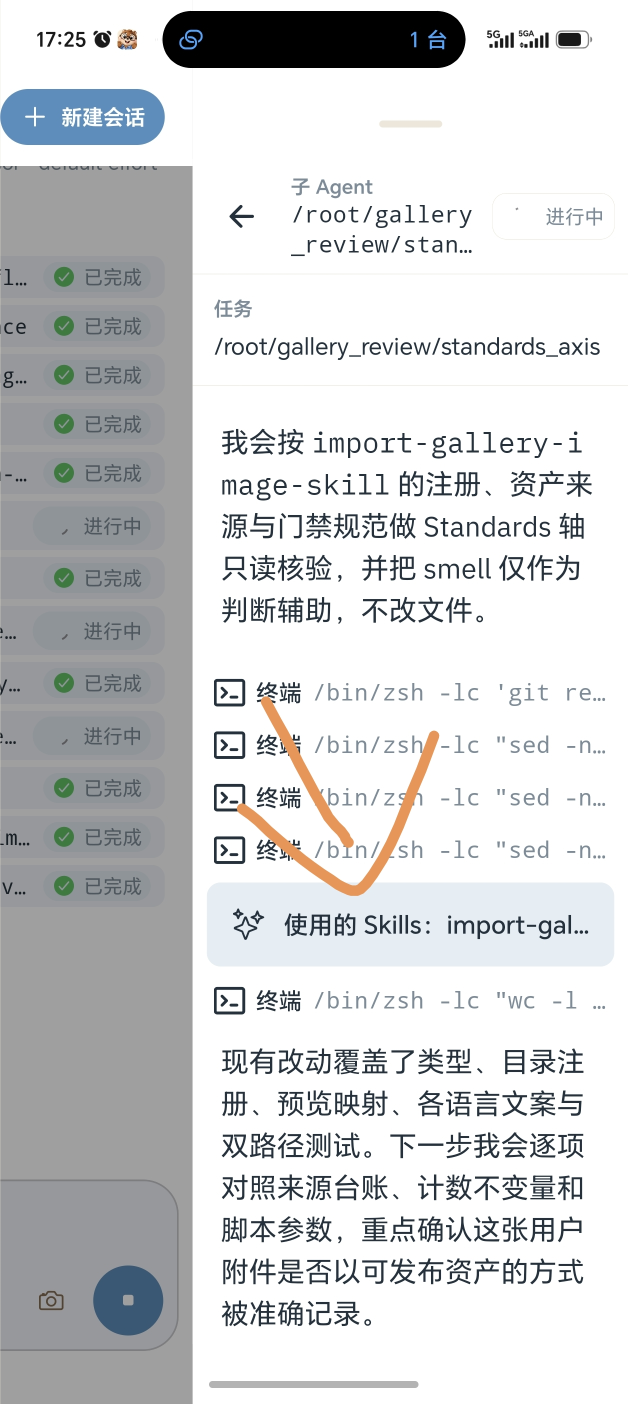
#> input picture .github/pr-evidence/subagent-inspector-layout/before.jpg, 1256 x 2808 px (shown at 1/2 size)
$ python analyze.py ../../../../.github/pr-evidence/subagent-inspector-layout/before.jpg --output out.png
#> lines starting #> are read from the running program, lines starting #| are printed output that depends on the picture
### .agents/skills/grade-images/scripts/grade_core.py
# SPDX-License-Identifier: Apache-2.0
from __future__ import annotations

import hashlib
import io
import json
import math
from pathlib import Path
from typing import Any

import numpy as np
from PIL import Image, ImageCms, ImageFilter


class RecipeError(ValueError):
    pass


TOP_KEYS = {
    "schema_version",
    "intent",
    "strategy",
    "preservation",
    "correction",
    "look",
    "effects",
    "protection",
    "quality_tolerances",
    "output",
}


def _srgb_profile_bytes() -> bytes:
    return ImageCms.ImageCmsProfile(ImageCms.createProfile("sRGB")).tobytes()


def sha256_file(path: str | Path) -> str:
    digest = hashlib.sha256()
    with open(path, "rb") as handle:
        for chunk in iter(lambda: handle.read(1024 * 1024), b""):
            digest.update(chunk)
    return digest.hexdigest()


# [252 lines left out: functions _object, _only_keys, _number, _triplet, validate_recipe, load_recipe, not called in this run]


def srgb_to_linear(rgb: np.ndarray) -> np.ndarray:
    return np.where(rgb <= 0.04045, rgb / 12.92, ((rgb + 0.055) / 1.055) ** 2.4)


def linear_to_srgb(rgb: np.ndarray) -> np.ndarray:
    clipped = np.clip(rgb, 0.0, None)
    return np.where(clipped <= 0.0031308, 12.92 * clipped, 1.055 * clipped ** (1.0 / 2.4) - 0.055)


def luminance(linear_rgb: np.ndarray) -> np.ndarray:
    return np.sum(linear_rgb * np.array([0.2126, 0.7152, 0.0722], dtype=np.float32), axis=2)


def _apply_saturation(rgb: np.ndarray, factor: float) -> np.ndarray:
    luma = luminance(rgb)[..., None]
    return luma + (rgb - luma) * factor


# [108 lines left out: functions _apply_vibrance, _rgb_to_hsv, _hsv_to_rgb, _soft_range_gate, _apply_hue_ranges, _compress_chroma_to_unit_gamut, not called in this run]


def _skin_mask(encoded_rgb: np.ndarray) -> np.ndarray:
    r, g, b = [encoded_rgb[..., index] * 255.0 for index in range(3)]
    y = 0.299 * r + 0.587 * g + 0.114 * b
    cb = 128.0 - 0.168736 * r - 0.331264 * g + 0.5 * b
    cr = 128.0 + 0.5 * r - 0.418688 * g - 0.081312 * b

    def soft_range(values: np.ndarray, low: float, high: float, feather: float) -> np.ndarray:
        left = np.clip((values - (low - feather)) / feather, 0.0, 1.0)
        right = np.clip(((high + feather) - values) / feather, 0.0, 1.0)
        return np.minimum(left, right)

    confidence = soft_range(cb, 77.0, 127.0, 12.0) * soft_range(cr, 133.0, 173.0, 12.0)
    confidence *= np.clip((y - 25.0) / 35.0, 0.0, 1.0)
    confidence *= np.clip((r - b + 15.0) / 45.0, 0.0, 1.0)
    mask_image = Image.fromarray(np.uint8(np.clip(confidence, 0.0, 1.0) * 255), mode="L")
    radius = max(1.0, min(encoded_rgb.shape[:2]) * 0.002)
    return np.asarray(mask_image.filter(ImageFilter.GaussianBlur(radius=radius)), dtype=np.float32) / 255.0


# [114 lines left out: functions _apply_correction, _apply_look, _blur_float_channel, _apply_source_glow, not called in this run]


def load_image(path: str | Path, max_size: int | None = None) -> tuple[np.ndarray, np.ndarray | None, dict[str, Any]]:
    with Image.open(path) as source:
        if source.format not in {"JPEG", "PNG"}:
            raise RecipeError("v0.3 accepts only JPEG and PNG images")
        if getattr(source, "n_frames", 1) != 1:
            raise RecipeError("v0.3 accepts only single-frame images")
        if source.mode in {"I", "I;16", "I;16B", "I;16L", "F"}:
            raise RecipeError("v0.3 accepts only 8-bit image channels")
        embedded_profile = source.info.get("icc_profile")
        info = {
            "source_mode": source.mode,
            "source_size": source.size,
            "source_icc_present": embedded_profile is not None,
            "working_profile": "sRGB",
            "color_management": "assumed_srgb",
            "warnings": [],
            "output_icc_profile": _srgb_profile_bytes(),
            "exif": source.getexif().tobytes() if source.getexif() else None,
        }
        has_alpha = source.mode in {"RGBA", "LA"} or "transparency" in source.info
        alpha_image = source.convert("RGBA").getchannel("A") if has_alpha else None
        image = source.convert("RGB")
        if embedded_profile:
            try:
                profile_source = source.copy() if source.mode in {"RGB", "CMYK", "LAB", "L"} else image
                image = ImageCms.profileToProfile(
                    profile_source,
                    ImageCms.ImageCmsProfile(io.BytesIO(embedded_profile)),
                    ImageCms.ImageCmsProfile(ImageCms.createProfile("sRGB")),
                    outputMode="RGB",
                )
                info["color_management"] = "converted_embedded_icc_to_srgb"
            except (ImageCms.PyCMSError, OSError, TypeError, ValueError) as error:
                info["color_management"] = "invalid_icc_assumed_srgb"
                info["warnings"].append(f"embedded ICC profile could not be decoded; assumed sRGB: {error}")
        elif source.mode == "CMYK":
            info["color_management"] = "untagged_cmyk_converted_to_rgb"
            info["warnings"].append("untagged CMYK JPEG was converted with Pillow defaults; color interpretation is uncertain")
        if max_size and max(image.size) > max_size:
            image.thumbnail((max_size, max_size), Image.Resampling.LANCZOS)
            if alpha_image is not None:
                alpha_image.thumbnail((max_size, max_size), Image.Resampling.LANCZOS)
        array = np.asarray(image, dtype=np.float32) / 255.0
        alpha = None
        if alpha_image is not None:
            alpha = np.asarray(alpha_image, dtype=np.float32)[..., None] / 255.0
    return array, alpha, info


# [67 lines left out: functions render_array, save_image, not called in this run]


def analyze_array(encoded_rgb: np.ndarray) -> dict[str, Any]:
    linear = srgb_to_linear(encoded_rgb)
    luma = luminance(linear)
    maximum = np.max(encoded_rgb, axis=2)
    minimum = np.min(encoded_rgb, axis=2)
    saturation = np.zeros_like(maximum)
    np.divide(maximum - minimum, maximum, out=saturation, where=maximum > 1e-6)
    skin = _skin_mask(encoded_rgb)
    luma_percentiles = {
        str(percentile): round(float(np.percentile(luma, percentile)), 6)
        for percentile in (1, 5, 25, 50, 75, 95, 99)
    }
    low = float(luma_percentiles["25"])
    high = float(luma_percentiles["75"])

    def zone_mean(mask: np.ndarray) -> list[float]:
        values = encoded_rgb[mask]
        if values.size == 0:
            values = encoded_rgb.reshape(-1, 3)
        return [round(float(value), 6) for value in np.mean(values, axis=0)]

    return {
        "channel_mean_srgb": [round(float(value), 6) for value in np.mean(encoded_rgb, axis=(0, 1))],
        "luminance_percentiles_linear": luma_percentiles,
        "tonal_zone_mean_srgb": {
            "shadows": zone_mean(luma <= low),
            "midtones": zone_mean((luma > low) & (luma < high)),
            "highlights": zone_mean(luma >= high),
        },
        "clipping": {
            "near_black_fraction": round(float(np.mean(luma <= 1.0 / 255.0)), 6),
            "near_white_fraction": round(float(np.mean(luma >= 254.0 / 255.0)), 6),
            "any_channel_high_fraction": round(float(np.mean(np.any(encoded_rgb >= 254.0 / 255.0, axis=2))), 6),
        },
        "saturation": {
            "p25": round(float(np.percentile(saturation, 25)), 6),
            "median": round(float(np.median(saturation)), 6),
            "p75": round(float(np.percentile(saturation, 75)), 6),
            "p95": round(float(np.percentile(saturation, 95)), 6),
            "extreme_fraction": round(float(np.mean(saturation >= 0.98)), 6),
        },
        "skin_candidate_fraction": round(float(np.mean(skin > 0.5)), 6),
    }

### .agents/skills/grade-images/scripts/analyze.py
# SPDX-License-Identifier: Apache-2.0
from __future__ import annotations

import argparse
import json
from pathlib import Path

from grade_core import analyze_array, load_image, sha256_file


def main() -> int:
    parser = argparse.ArgumentParser(description="Measure photos without modifying them.")
    parser.add_argument("inputs", nargs="+", type=Path)
    parser.add_argument("--output", required=True, type=Path)
    args = parser.parse_args()

    results = []
    for path in args.inputs:
        rgb, alpha, metadata = load_image(path)
#> in load_image, source is the input picture: PIL image 1256x2808 RGB; mean R, G, B 208.8, 210.2, 211.4
#> in load_image, `has_alpha = source.mode in {"RGBA", "LA"} or "transparency" in source...`: has_alpha = False
#> metadata = 8 items
        results.append(
            {
                "path": str(path.resolve()),
                "sha256": sha256_file(path),
                "width": int(rgb.shape[1]),
                "height": int(rgb.shape[0]),
                "has_alpha": alpha is not None,
                "source_mode": metadata["source_mode"],
                "has_icc_profile": metadata["source_icc_present"],
                "has_exif": metadata["exif"] is not None,
                "working_profile": metadata["working_profile"],
                "color_management": metadata["color_management"],
                "warnings": metadata["warnings"],
                "measurements": analyze_array(rgb),
            }
        )
#> in analyze_array, `np.divide(maximum - minimum, maximum, out=saturation, where=maximum > ..`:
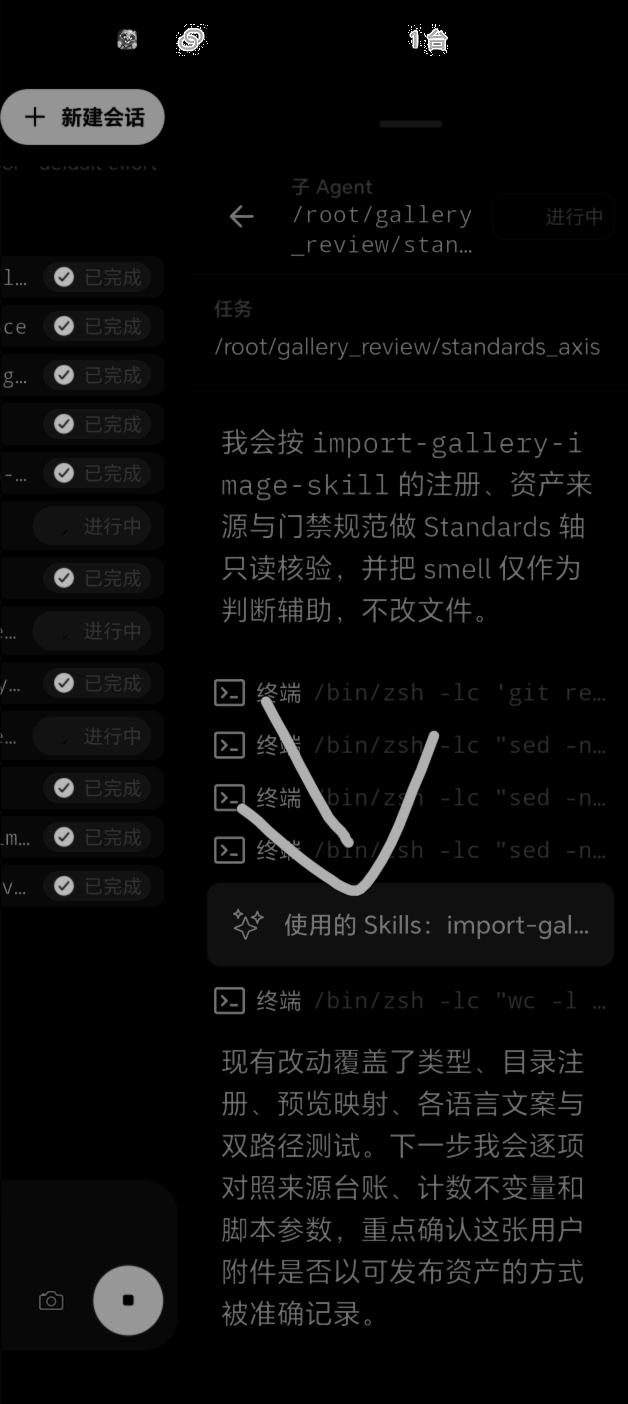
#> saturation: shape (2808, 1256) float32 (shown at 1/2 size); min 0, max 1, mean 0.0403
#> call 2 of soft_range, with low = 133, high = 173, feather = 12
#> in soft_range (call 2), `left = np.clip((values - (low - feather)) / feather, 0.0, 1.0)`:
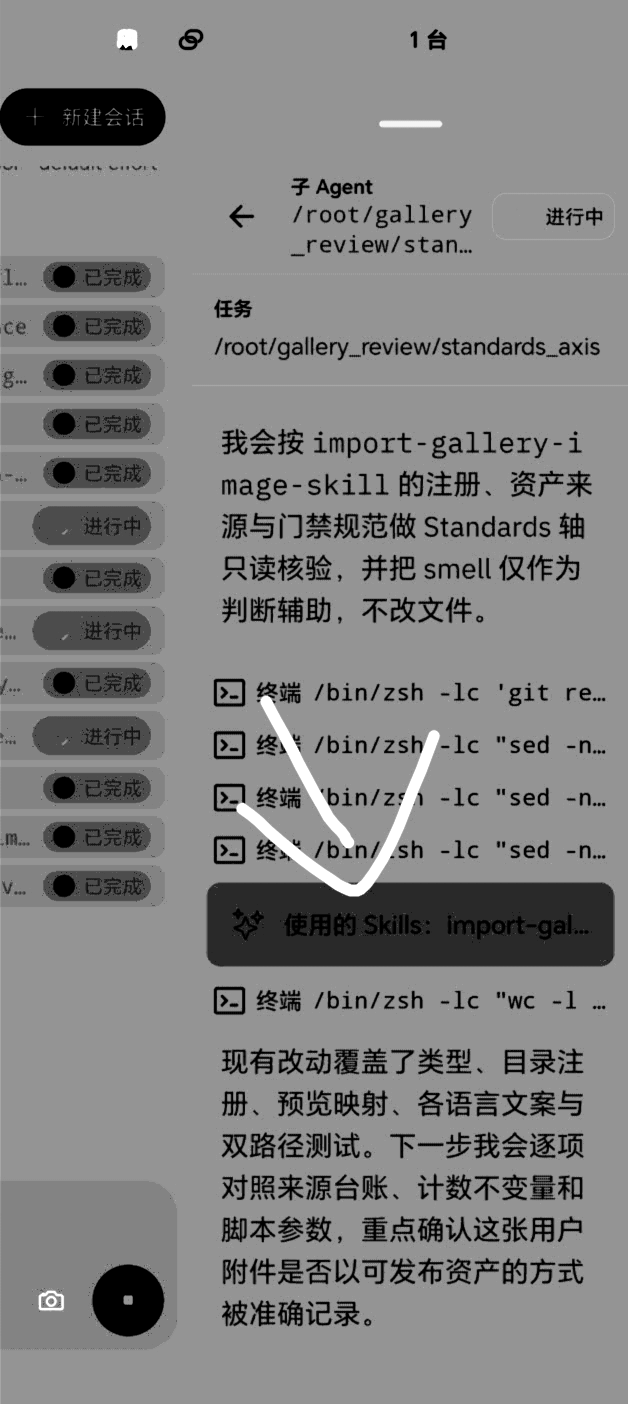
#> left: shape (2808, 1256) float32 (shown at 1/2 size); min 0, max 1, mean 0.508
#> in soft_range (call 2), `right = np.clip(((high + feather) - values) / feather, 0.0, 1.0)`:
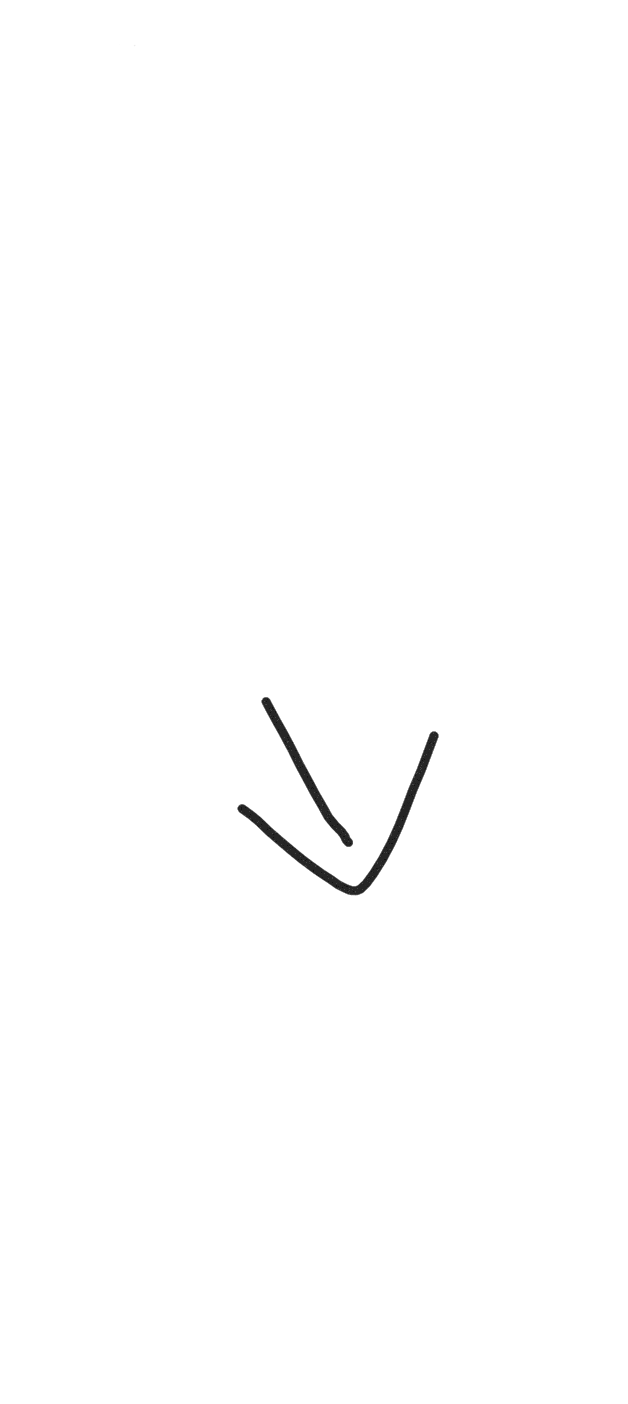
#> right: shape (2808, 1256) float32 (shown at 1/2 size); min 0.0741, max 1, mean 0.996
#> in _skin_mask, `confidence *= np.clip((r - b + 15.0) / 45.0, 0.0, 1.0)`:
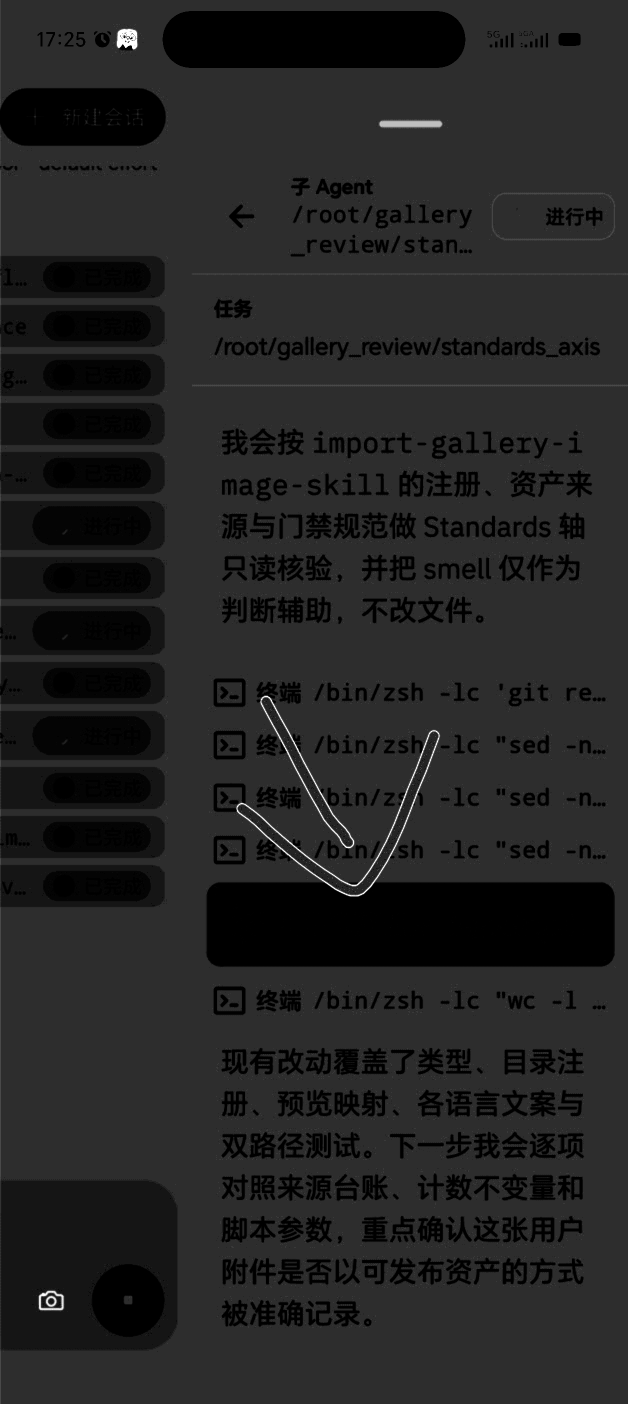
#> confidence: shape (2808, 1256) float32 (shown at 1/2 size); min 0, max 1, mean 0.139
#> in analyze_array, `luma_percentiles = { str(percentile): round(float(np.percentile(luma, ..`: luma_percentiles = {'1': 0, '5': 0.0282, '25': 0.347, '50': 1, '75': 1, '95': 1, '99': 1}
#> in analyze_array, `low = float(luma_percentiles["25"])`: low = 0.347
#> in analyze_array, `high = float(luma_percentiles["75"])`: high = 1
    args.output.parent.mkdir(parents=True, exist_ok=True)
    args.output.write_text(json.dumps({"schema_version": "1.0", "images": results}, indent=2), encoding="utf-8")
    print(args.output)
    return 0


if __name__ == "__main__":
    raise SystemExit(main())
#> (the program exits here)
